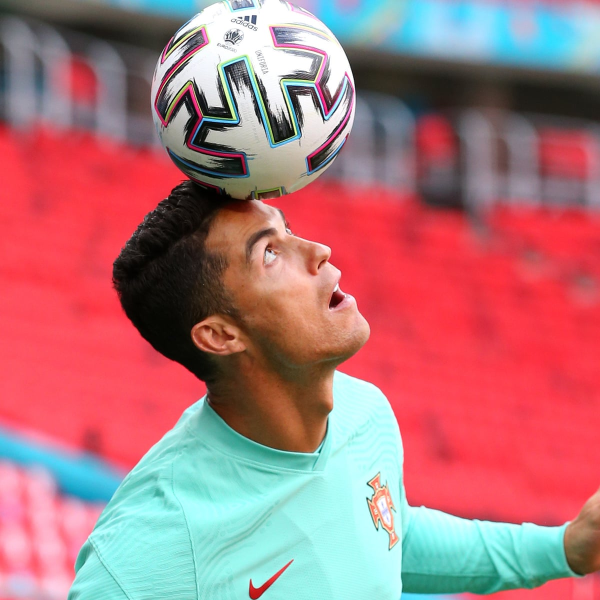
#> input picture CR7.jpg, 1200 x 1200 px (shown at 1/2 size)
$ python rotation.py
#> lines starting #> are read from the running program, lines starting #| are printed output that depends on the picture
from ast import Continue
import numpy as np
import cv2
import matplotlib.pyplot as plt

# read the input image
img = cv2.imread("CR7.jpg")
#> img is the input picture: shape (1200, 1200, 3); mean B, G, R 123.2, 118.5, 173.5
# convert from BGR to RGB so we can plot using matplotlib
img = cv2.cvtColor(img, cv2.COLOR_BGR2RGB)
# disable x & y axis
plt.axis('off')
# show the image
plt.imshow(img)
plt.show()

# get the image shape
rows, cols, dim = img.shape
#> rows = 1200; cols = 1200; dim = 3

#angle from degree to radian
angle = np.radians(90)
#transformation matrix for Rotation
M = np.float32([[np.cos(angle), -(np.sin(angle)),1200],
            	[np.sin(angle), np.cos(angle),0],
            	[0, 0, 1]])
# apply a perspective transformation to the image
rotated_img = cv2.warpPerspective(img, M,(int(cols),int(rows)))
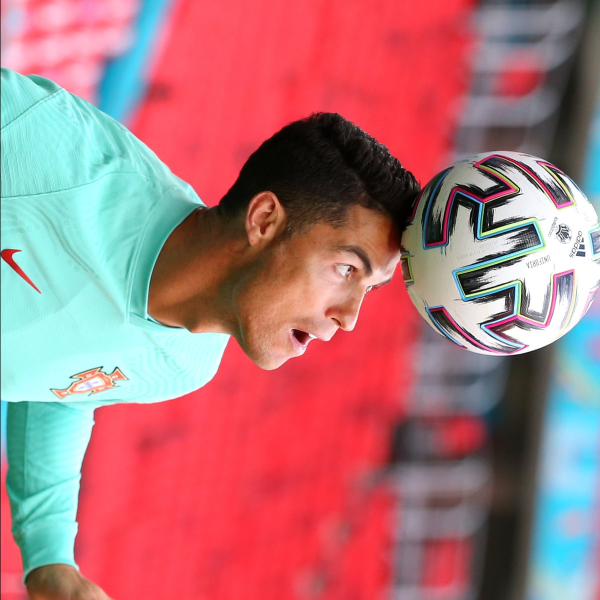
#> rotated_img: shape (1200, 1200, 3) (shown at 1/2 size); mean R, G, B 173.4, 118.4, 123
# disable x & y axis
plt.axis('off')
# show the resulting image
plt.imshow(rotated_img)
plt.show()
# save the resulting image to disk
plt.imsave("CR7_rotated.jpg", rotated_img)
